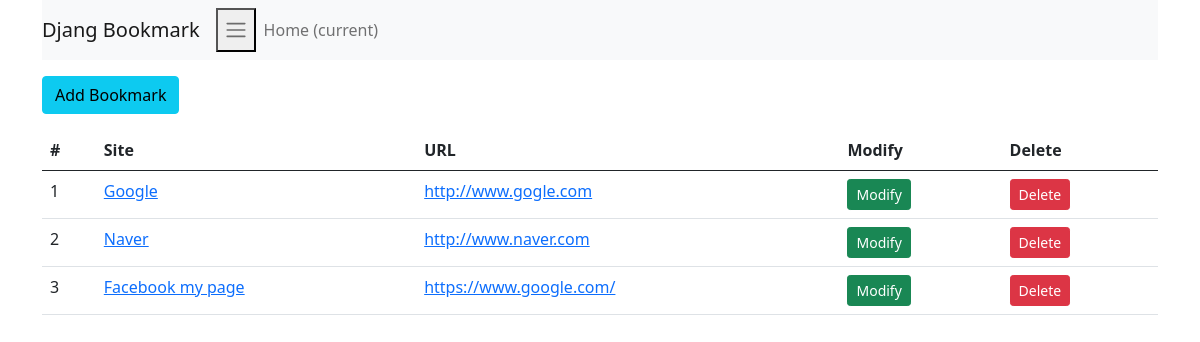
The app's page /bookmark/, older data.
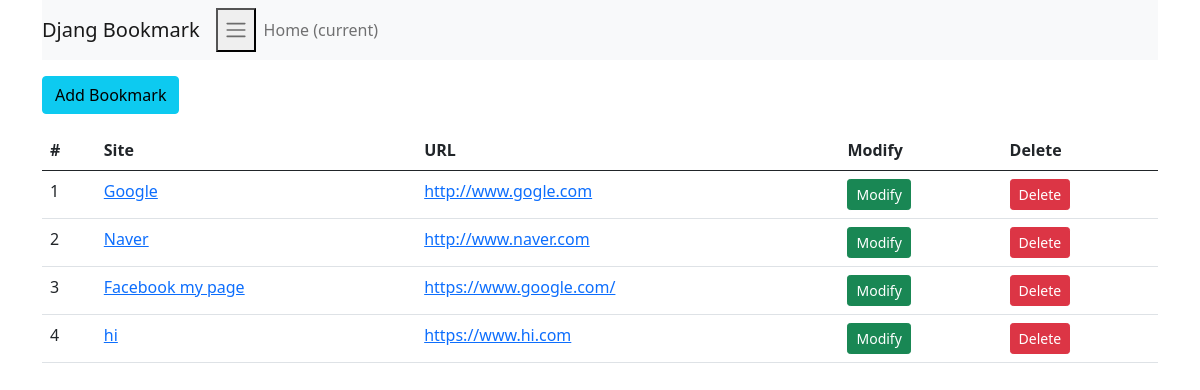
The same page, newer data.
### bookmark/models.py (models this page shows, shortened)
class Bookmark(models.Model):
    site_name = models.CharField(max_length=100)
    url = models.URLField('Site URL')

### bookmark/views.py (the view)
# urls.py: path('',BookmarkListView.as_view(), name='list'),
class BookmarkListView(ListView):
    model = Bookmark
    paginate_by = 6

### bookmark/templates/bookmark/bookmark_list.html (shortened to what this page needs)
{% extends 'base.html' %}
{% block content %}
<body>
    <div class="btn-group">
        <a href="{% url 'add' %}" class='btn btn-info'>Add Bookmark</a>
    </div>
    <table class = 'table'>
        <thead>
            <tr>
                <th scope='col'>#</th>
                <th scope='col'>Site</th>
                <th scope='col'>URL</th>
                <th scope='col'>Modify</th>
                <th scope='col'>Delete</th>
            </tr>
        </thead>
        <tbody>
            {% for bookmark in object_list %}
            <tr>
                <td>{{forloop.counter}}</td>
                <td><a href="{% url 'detail' pk=bookmark.id %}">{{bookmark.site_name}}</a></td>
                <td><a href="{{bookmark.url}}" target="_blank">{{bookmark.url}}</a></td>
                <td><a href="{% url 'update' pk=bookmark.id %}" class="btn btn-success btn-sm">Modify</a></td>
                <td><a href="{% url 'delete' pk=bookmark.id %}" class="btn btn-danger btn-sm">Delete</a></td>
            </tr>
            {% endfor %}
        </tbody>
    </table>
</body>
{% endblock %}

Row changes from the older to the newer data that the page shows:
added Bookmark: site_name "hi", url "https://www.hi.com"
